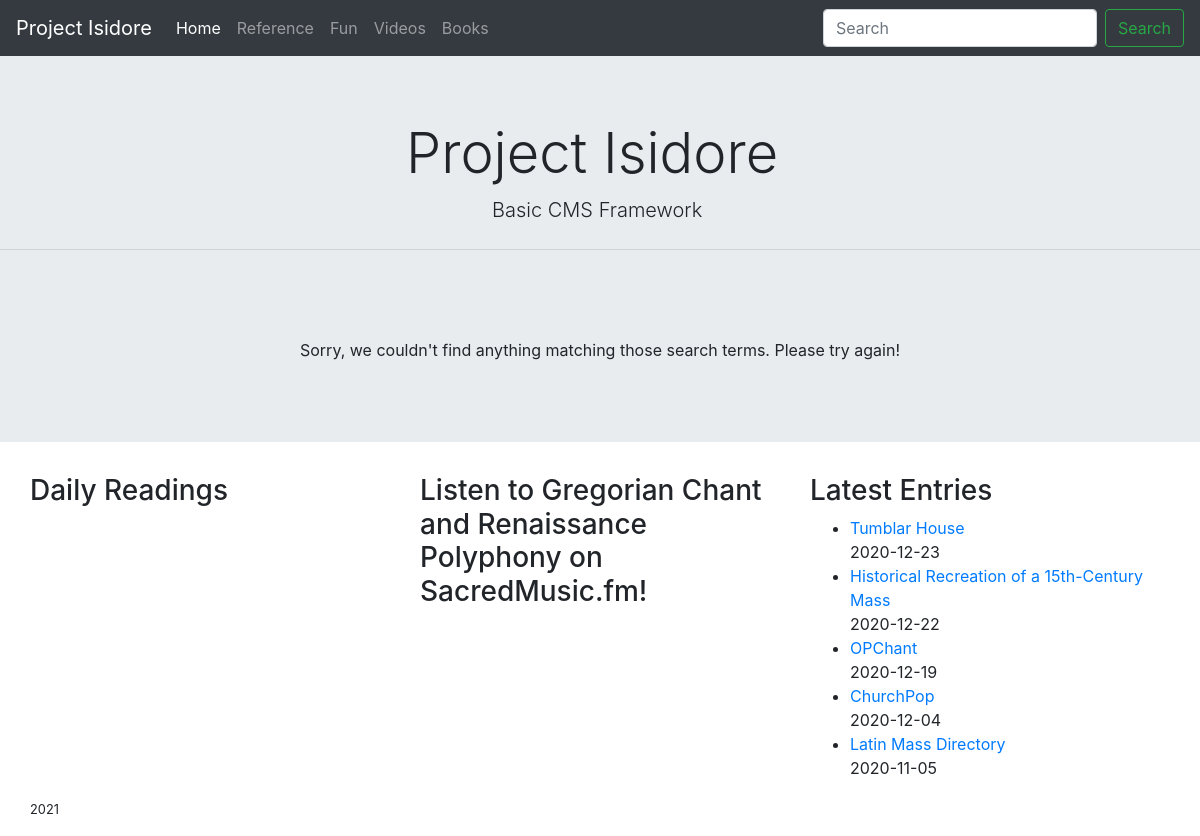
The app's page /results.php, older data.
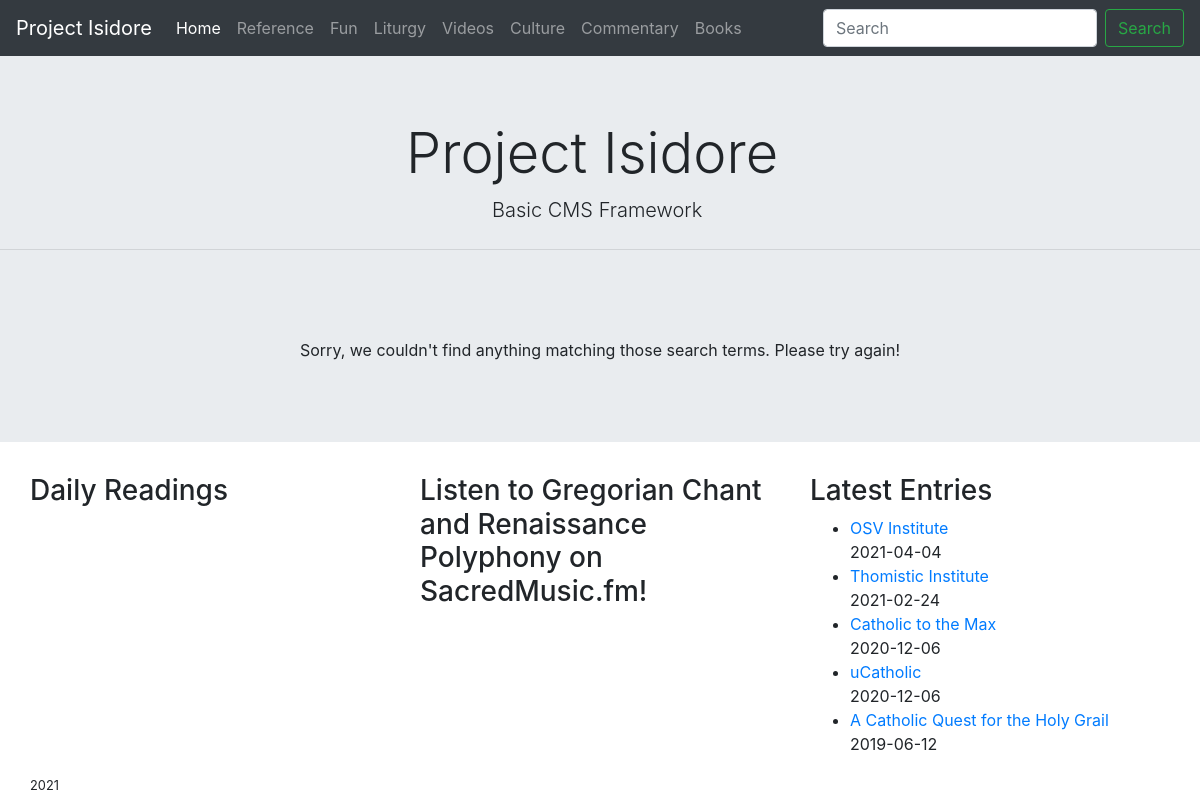
The same page, newer data.
### tables this page shows
CREATE TABLE `sources` (
  `id` int(11) NOT NULL,
  `Source` varchar(255) NOT NULL,
  `URL` varchar(255) NOT NULL,
  `Category` text NOT NULL,
  `Description` text NOT NULL,
  `Posting` text NOT NULL
);

### results.php (the view, shortened to what this page needs)
<?php require_once('Connections/myData.php'); ?>
<?php
if (!function_exists("GetSQLValueString")) {
function GetSQLValueString($theValue, $theType, $theDefinedValue = "", $theNotDefinedValue = "")
{
  global $myData;
  $theValue = $myData->real_escape_string($theValue);
  switch ($theType) {
    case "text":
      $theValue = ($theValue != "") ? "'" . $theValue . "'" : "NULL";
      break;
  }
  return $theValue;
}
}
$maxRows_latestEntries = 5;
$pageNum_latestEntries = 0;
$startRow_latestEntries = $pageNum_latestEntries * $maxRows_latestEntries;
$query_latestEntries = "SELECT * FROM sources ORDER BY id DESC";
$query_limit_latestEntries = sprintf("%s LIMIT %d, %d", $query_latestEntries, $startRow_latestEntries, $maxRows_latestEntries);
$latestEntries = $myData->query($query_limit_latestEntries) or die($myData->error);
$row_latestEntries = $latestEntries->fetch_assoc();
$colname_nav = "-1";
$query_nav = sprintf("SELECT DISTINCT Category FROM sources", GetSQLValueString($colname_nav, "text"));
$nav = $myData->query($query_nav) or die($myData->error);
$row_nav = $nav->fetch_assoc();
$colname_searches = "-1";
$query_searches = sprintf("SELECT * FROM sources WHERE Description LIKE %s", GetSQLValueString("%" . $colname_searches . "%", "text"));
$searches = $myData->query($query_searches) or die($myData->error);
$row_searches = $searches->fetch_assoc();
$totalRows_searches = $searches->num_rows;
?>
<?php include('header.php') ?>
    <div class="jumbotron jumbotron-fluid text-center">
       <h1 class="display-4">Project Isidore&nbsp;</h1>
       <p class="lead">Basic CMS Framework&nbsp;</p>
       <hr class="my-4">
		<?php do { ?>
		<p class="text-left"><?php echo $row_searches['Source']; ?><br>
		  <a href="<?php echo $row_searches['URL']; ?>" target="_blank"><?php echo $row_searches['URL']; ?></a><br>
		  <?php echo $row_searches['Description']; ?></p>
		<?php } while ($row_searches = $searches->fetch_assoc()); ?>
        <?php if ($totalRows_searches == 0) {  ?>
  <p>Sorry, we couldn't find anything matching those search terms. Please try again!</p>
  <?php }  ?>
    </div>
    <div class="container">
       <div class="row">
       <div class="row">
          <div class=" col-md-4"><h3>Daily Readings</h3> <script src="//rss.bloople.net/?url=https%3A%2F%2Fevangelizo.org%2Frss%2Fv2%2Fevangelizo_rss-tra.xml&detail=50&limit=2&type=js"></script> </div>
          <div class="col-md-4 "><h3>Listen to Gregorian Chant and Renaissance Polyphony on SacredMusic.fm!</h3> <script src="https://embed.radio.co/player/481be90.js"></script>	</div>
         <div class="col-md-4 "><h3>Latest Entries</h3>
           <ul><?php do { ?>
          <li><a href="<?php echo $row_latestEntries['URL']; ?>" target="_blank"><?php echo $row_latestEntries['Source']; ?></a><br>
            <?php echo $row_latestEntries['Posting']; ?></li>
			 <?php } while ($row_latestEntries = $latestEntries->fetch_assoc()); ?></ul>
         </div>
       </div>
     <?php include('footer.php') ?>

### header.php (shortened to what this page needs)
<!DOCTYPE html>
<html lang="en">
  <head>
    <link href="css/bootstrap-4.4.1.css" rel="stylesheet">
  </head>
  <body>
    <nav class="navbar navbar-expand-lg navbar-dark bg-dark">
       <a class="navbar-brand" href="#">Project Isidore</a>
       <div class="collapse navbar-collapse" id="navbarSupportedContent">
          <ul class="navbar-nav mr-auto">
             <li class="nav-item active">
                <a class="nav-link" href="index.php">Home <span class="sr-only">(current)</span></a>
             </li>
			  <?php do { ?>
			  <li class="nav-item"><a class="nav-link" href="category.php?Category=<?php echo $row_nav['Category']; ?>"><?php echo $row_nav['Category']; ?></a></li>
			  <?php } while ($row_nav = $nav->fetch_assoc()); ?>
          </ul>
          <form action="results.php" method="post" class="form-inline my-2 my-lg-0">
             <input name="search" id="search" class="form-control mr-sm-2" type="search" placeholder="Search" aria-label="Search">
             <button class="btn btn-outline-success my-2 my-sm-0" type="submit">Search</button>
          </form>
       </div>
    </nav>

Row changes from the older to the newer data that the page shows:
removed sources: Source "Tumblar House", Posting "2020-12-23"
no longer on this page (row edited): sources: Source "Historical Recreation of a 15th-Century Mass", Posting "2020-12-22"
no longer on this page (row edited): sources: Source "OPChant", Posting "2020-12-19"
no longer on this page (row edited): sources: Source "ChurchPop", Posting "2020-12-04"
no longer on this page (row edited): sources: Source "Latin Mass Directory", Posting "2020-11-05"
added sources: Source "OSV Institute", Posting "2021-04-04"
added sources: Source "Thomistic Institute", Posting "2021-02-24"
added sources: Source "Catholic to the Max", Posting "2020-12-06"
added sources: Source "uCatholic", Posting "2020-12-06"
added sources: Source "A Catholic Quest for the Holy Grail", Posting "2019-06-12"
Text that changed along with them:
new list line: "Liturgy"
new list line: "Culture"
new list line: "Commentary"
